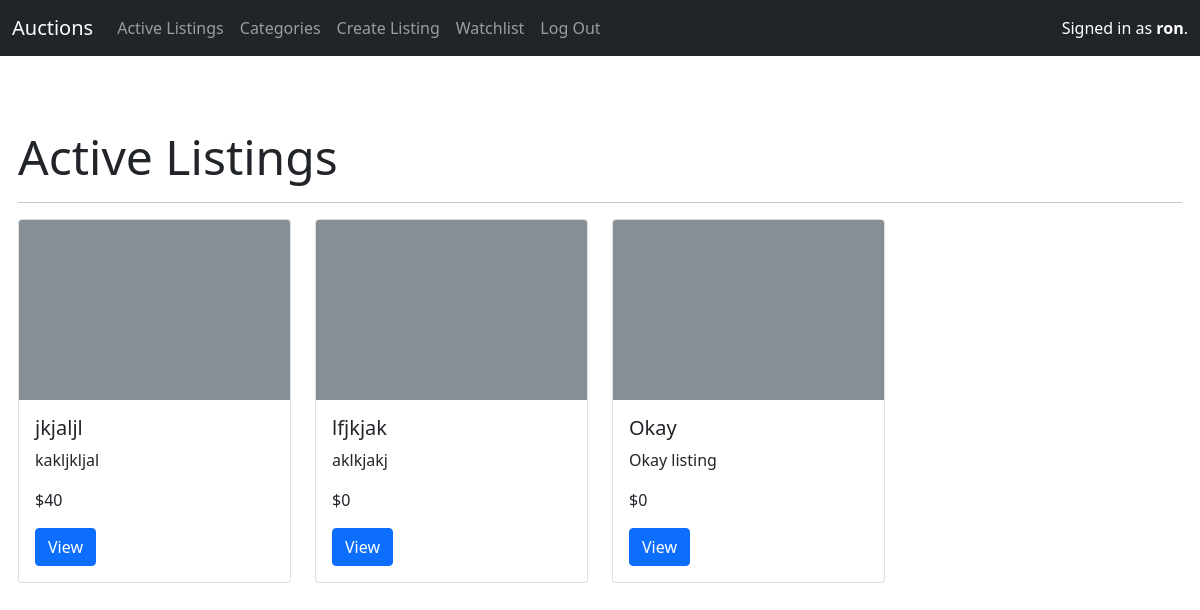
Screenshot of / (signed in) with the database file from the repository.
### auctions/models.py (models this page shows, shortened)
class User(AbstractUser):
    pass

class AuctionListing(models.Model):
    title = models.CharField(max_length=64)
    description = models.TextField()
    starting_bid = models.IntegerField()
    current_price = models.ForeignKey('Bid', on_delete=models.CASCADE, related_name="listings")
    image = models.URLField(blank=True)
    category = models.CharField(max_length=64, blank=True)
    seller = models.ForeignKey(User, on_delete=models.CASCADE, related_name="listings")
    comments = models.ManyToManyField('Comment', blank=True, related_name="listings")
    active = models.BooleanField(default=True)
    watchlist = models.ManyToManyField(User, blank=True, related_name="watchlist")

class Bid(models.Model):
    bid = models.IntegerField()
    bidder = models.ForeignKey(User, on_delete=models.CASCADE, related_name="bids", null=True)

### auctions/views.py (the view)
# urls.py: path("", views.index, name="index"),
def index(request):
    auction_listings = AuctionListing.objects.filter(active=True)
    return render(request, "auctions/index.html", {
        "auction_listings": auction_listings
    })

### auctions/templates/auctions/index.html
{% extends "auctions/layout.html" %}
{% block body %}
    <p class="display-5">Active Listings</p>
    <hr>
    <div class="row  row-cols-1 row-cols-md-4 g-4">
        {% for listing in auction_listings %}
            <div class="col">
                <div class="card">
                    <svg class="bd-placeholder-img card-img-top" width="100%" height="180" xmlns="http://www.w3.org/2000/svg" role="img" aria-label="Placeholder: Image cap" preserveAspectRatio="xMidYMid slice" focusable="false"><title>Placeholder</title><rect width="100%" height="100%" fill="#868e96"/><text x="50%" y="50%" fill="#dee2e6" dy=".3em">{{ listing.image }}</text></svg>
                    <div class="card-body">
                    <h5 class="card-title">{{ listing.title }}</h5>
                    <p class="card-text">{{ listing.description }}</p>
                    <p class="card-text">${{ listing.current_price.bid }}</p>
                    <a href="{% url 'listing' listing.id %}" class="btn btn-primary">View</a>
                    </div>
                </div>
            </div>
        {% empty %}
            <p>No active listings.</p>
        {% endfor %}
    </div>
{% endblock %}

### auctions/templates/auctions/layout.html (shortened to what this page needs)
{% load static %}
<!DOCTYPE html>
<html lang="en">
    <head>
        <link href="https://cdn.jsdelivr.net/npm/bootstrap@5.0.2/dist/css/bootstrap.min.css" rel="stylesheet">
        <link href="{% static 'auctions/styles.css' %}" rel="stylesheet">
        <link rel="stylesheet" href="https://cdnjs.cloudflare.com/ajax/libs/font-awesome/4.7.0/css/font-awesome.min.css">
    </head>
    <body>
        <nav class="navbar navbar-expand-md navbar-dark fixed-top bg-dark">
            <div class="container-fluid">
                <a class="navbar-brand" href="{% url 'index' %}">Auctions</a>
                <div class="collapse navbar-collapse">
                    <ul class="navbar-nav me-auto mb-2 mb-md-0">
                        <li class="nav-item">
                            <a class="nav-link" aria-current="page" href="{% url 'index' %}">Active Listings</a>
                        </li>
                        <li class="nav-item">
                            <a class="nav-link" href="{% url 'categories' %}">Categories</a>
                        </li>
                        {% if user.is_authenticated %}
                            <li class="nav-item">
                                <a class="nav-link" href="{% url 'create_listing' %}">Create Listing</a>
                            </li>
                            <li class="nav-item">
                                <a class="nav-link" href="{% url 'watchlist' %}">Watchlist</a>
                            </li>
                            <li class="nav-item">
                                <a class="nav-link" href="{% url 'logout' %}">Log Out</a>
                            </li>
                        {% endif %}
                    </ul>
                </div>
                <div class="collapse navbar-collapse">
                    <ul class="navbar-nav ms-auto">
                        <li class="nav-text" style="color: white;">
                            {% if user.is_authenticated %}
                                Signed in as <strong>{{ user.username }}</strong>.
                            {% else %}
                                Not signed in.
                            {% endif %}
                        </li>
                    </ul>
                </div>
            </div>
        </nav>
        <main class="m-2">
            <br>
            <br>
            {% block body %}
            {% endblock %}
        </main>
    </body>
</html>

### auctions/static/auctions/styles.css (style rules this page uses)
body { padding: 10px; min-height: 75rem; padding-top: 4.5rem; }

### auctions/templates/auctions/layout.html (style rules this page uses)
.bd-placeholder-img { font-size: 1.125rem; text-anchor: middle; -webkit-user-select: none; -moz-user-select: none; user-select: none; }

### rows the page displays
User: username "ron"
AuctionListing: title "jkjaljl", description "kakljkljal", current_price.bid "40"
AuctionListing: title "lfjkjak", description "aklkjakj", current_price.bid "0"
AuctionListing: title "Okay", description "Okay listing", current_price.bid "0"
